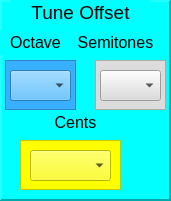
    <widget class="QFrame" name="frame_Osc1TuneOffset">
     <property name="geometry">
      <rect>
       <x>10</x>
       <y>370</y>
       <width>171</width>
       <height>201</height>
      </rect>
     </property>
     <property name="styleSheet">
      <string notr="true">background-color: rgb(0, 255, 255);</string>
     </property>
     <property name="frameShape">
      <enum>QFrame::Panel</enum>
     </property>
     <property name="frameShadow">
      <enum>QFrame::Raised</enum>
     </property>
     <property name="lineWidth">
      <number>2</number>
     </property>
     <property name="midLineWidth">
      <number>2</number>
     </property>
     <widget class="QLabel" name="label_7">
      <property name="geometry">
       <rect>
        <x>10</x>
        <y>0</y>
        <width>141</width>
        <height>25</height>
       </rect>
      </property>
      <property name="font">
       <font>
        <pointsize>14</pointsize>
       </font>
      </property>
      <property name="text">
       <string>Tune Offset</string>
      </property>
      <property name="alignment">
       <set>Qt::AlignCenter</set>
      </property>
     </widget>
     <widget class="QLabel" name="label_9">
      <property name="geometry">
       <rect>
        <x>0</x>
        <y>30</y>
        <width>71</width>
        <height>25</height>
       </rect>
      </property>
      <property name="font">
       <font>
        <pointsize>12</pointsize>
       </font>
      </property>
      <property name="text">
       <string>Octave</string>
      </property>
      <property name="alignment">
       <set>Qt::AlignCenter</set>
      </property>
     </widget>
     <widget class="QLabel" name="label_10">
      <property name="geometry">
       <rect>
        <x>70</x>
        <y>30</y>
        <width>91</width>
        <height>25</height>
       </rect>
      </property>
      <property name="font">
       <font>
        <pointsize>12</pointsize>
       </font>
      </property>
      <property name="text">
       <string>Semitones</string>
      </property>
      <property name="alignment">
       <set>Qt::AlignCenter</set>
      </property>
     </widget>
     <widget class="QLabel" name="label_11">
      <property name="geometry">
       <rect>
        <x>30</x>
        <y>110</y>
        <width>91</width>
        <height>25</height>
       </rect>
      </property>
      <property name="font">
       <font>
        <pointsize>12</pointsize>
       </font>
      </property>
      <property name="text">
       <string>Cents</string>
      </property>
      <property name="alignment">
       <set>Qt::AlignCenter</set>
      </property>
     </widget>
     <widget class="QComboBox" name="comboBox_Osc1TuneOctave">
      <property name="geometry">
       <rect>
        <x>10</x>
        <y>70</y>
        <width>61</width>
        <height>31</height>
       </rect>
      </property>
      <property name="font">
       <font>
        <pointsize>12</pointsize>
       </font>
      </property>
      <property name="focusPolicy">
       <enum>Qt::NoFocus</enum>
      </property>
      <property name="styleSheet">
       <string notr="true">
border-color: rgb(0, 0, 0);
background-color: rgb(57, 176, 255);
</string>
      </property>
      <property name="currentText">
       <string/>
      </property>
      <property name="currentIndex">
       <number>-1</number>
      </property>
      <property name="maxVisibleItems">
       <number>10</number>
      </property>
     </widget>
     <widget class="QComboBox" name="comboBox_Osc1TuneSemitones">
      <property name="geometry">
       <rect>
        <x>100</x>
        <y>70</y>
        <width>61</width>
        <height>31</height>
       </rect>
      </property>
      <property name="font">
       <font>
        <pointsize>12</pointsize>
       </font>
      </property>
      <property name="focusPolicy">
       <enum>Qt::NoFocus</enum>
      </property>
      <property name="styleSheet">
       <string notr="true">
border-color: rgb(0, 0, 0);
background-color: rgb(220, 220, 220);</string>
      </property>
      <property name="currentText">
       <string/>
      </property>
      <property name="currentIndex">
       <number>-1</number>
      </property>
      <property name="maxVisibleItems">
       <number>10</number>
      </property>
     </widget>
     <widget class="QComboBox" name="comboBox_Osc1TuneCents">
      <property name="geometry">
       <rect>
        <x>30</x>
        <y>150</y>
        <width>81</width>
        <height>31</height>
       </rect>
      </property>
      <property name="font">
       <font>
        <pointsize>12</pointsize>
       </font>
      </property>
      <property name="focusPolicy">
       <enum>Qt::NoFocus</enum>
      </property>
      <property name="styleSheet">
       <string notr="true">
border-color: rgb(0, 0, 0);
background-color: rgb(255, 255, 0);</string>
      </property>
      <property name="currentText">
       <string/>
      </property>
      <property name="currentIndex">
       <number>-1</number>
      </property>
      <property name="maxVisibleItems">
       <number>10</number>
      </property>
     </widget>
     <widget class="QFrame" name="frame_12">
      <property name="geometry">
       <rect>
        <x>5</x>
        <y>60</y>
        <width>71</width>
        <height>50</height>
       </rect>
      </property>
      <property name="styleSheet">
       <string notr="true">background-color: rgb(57, 176, 255);</string>
      </property>
      <property name="frameShape">
       <enum>QFrame::StyledPanel</enum>
      </property>
      <property name="frameShadow">
       <enum>QFrame::Raised</enum>
      </property>
     </widget>
     <widget class="QFrame" name="frame_13">
      <property name="geometry">
       <rect>
        <x>95</x>
        <y>60</y>
        <width>71</width>
        <height>50</height>
       </rect>
      </property>
      <property name="styleSheet">
       <string notr="true">background-color: rgb(220, 220, 220);</string>
      </property>
      <property name="frameShape">
       <enum>QFrame::StyledPanel</enum>
      </property>
      <property name="frameShadow">
       <enum>QFrame::Raised</enum>
      </property>
     </widget>
     <widget class="QFrame" name="frame_14">
      <property name="geometry">
       <rect>
        <x>20</x>
        <y>140</y>
        <width>101</width>
        <height>50</height>
       </rect>
      </property>
      <property name="styleSheet">
       <string notr="true">background-color: rgb(255, 255, 0);</string>
      </property>
      <property name="frameShape">
       <enum>QFrame::StyledPanel</enum>
      </property>
      <property name="frameShadow">
       <enum>QFrame::Raised</enum>
      </property>
     </widget>
     <zorder>frame_14</zorder>
     <zorder>frame_13</zorder>
     <zorder>frame_12</zorder>
     <zorder>label_7</zorder>
     <zorder>label_9</zorder>
     <zorder>label_10</zorder>
     <zorder>label_11</zorder>
     <zorder>comboBox_Osc1TuneOctave</zorder>
     <zorder>comboBox_Osc1TuneSemitones</zorder>
     <zorder>comboBox_Osc1TuneCents</zorder>
    </widget>
